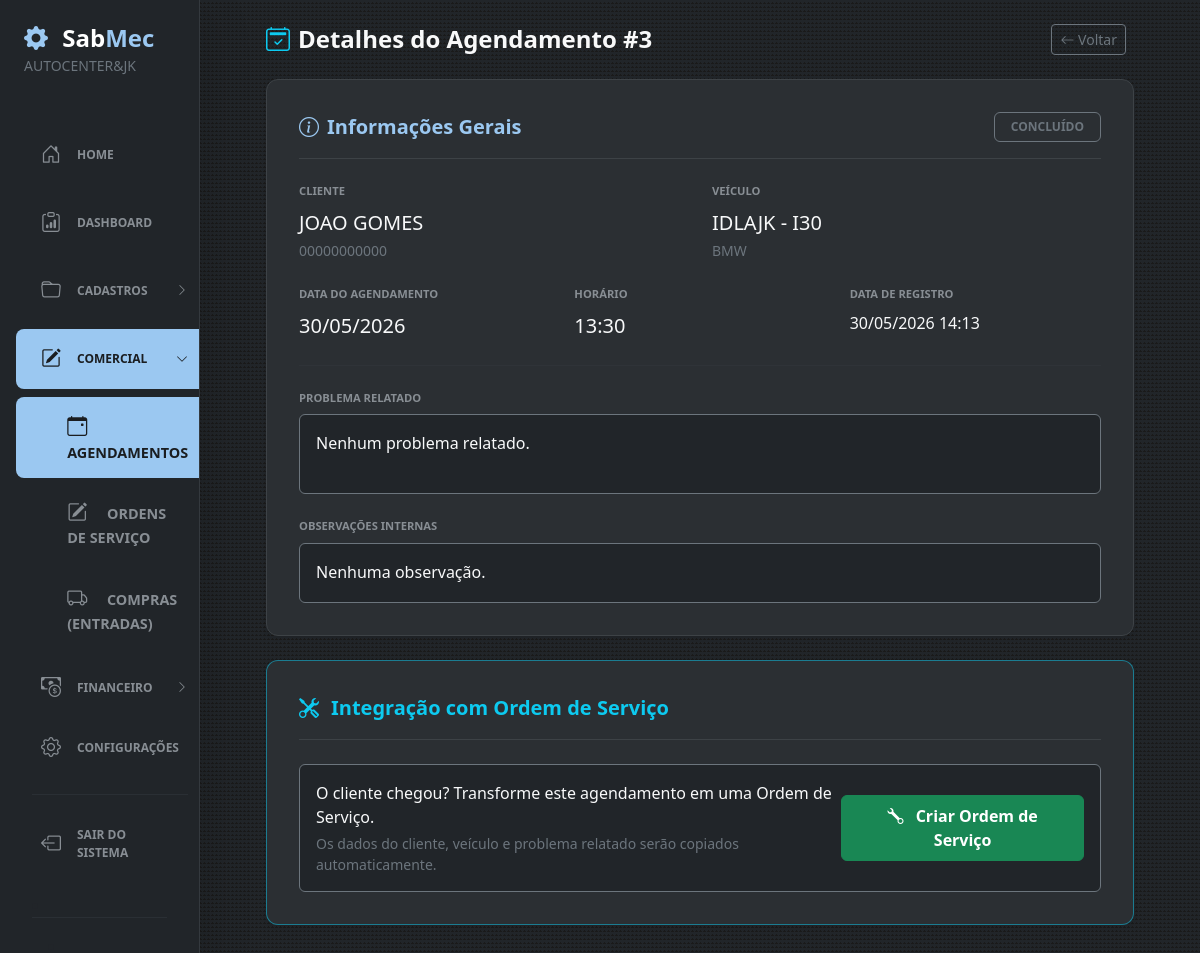
/agendamentos/3/detalhar (signed in), run on an earlier commit of the app's database.
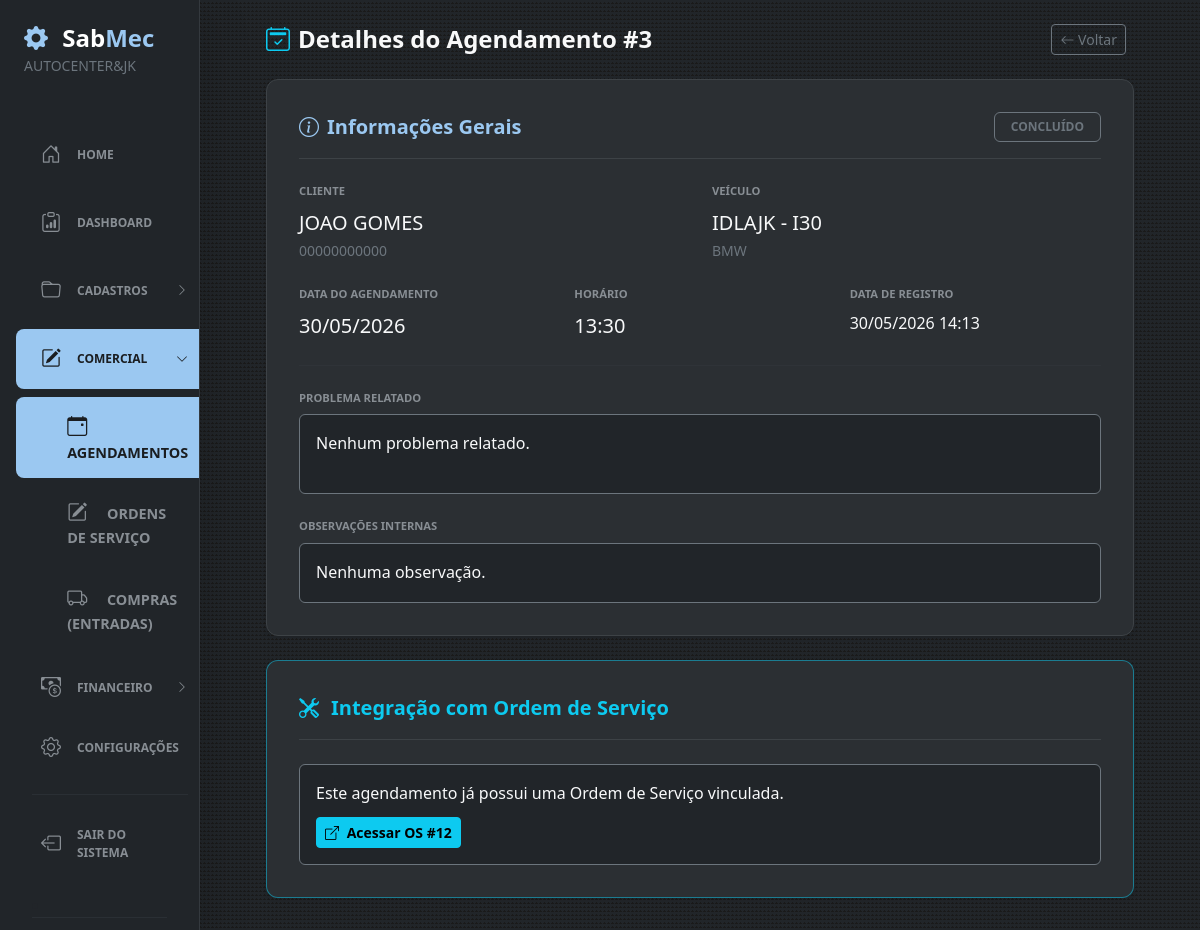
And on a later commit of the database.
### sabmec/models/agendamento.py (models this page shows)
class Agendamento(db.Model):
    __tablename__ = 'agendamentos'
    id = db.Column(db.Integer, primary_key=True)
    cliente_id = db.Column(db.Integer, db.ForeignKey('pessoas.id'), nullable=False, index=True)
    veiculo_id = db.Column(db.Integer, db.ForeignKey('veiculos.id'), nullable=False, index=True)
    data = db.Column(db.Date, nullable=False)
    hora = db.Column(db.Time, nullable=False)
    problema_relatado = db.Column(db.Text, nullable=True)
    observacoes = db.Column(db.Text, nullable=True)
    status_id = db.Column(db.Integer, db.ForeignKey('status.id'), nullable=True, default=STATUS_AGENDADO_ID, index=True)
    ordem_servico_id = db.Column(db.Integer, db.ForeignKey('ordens_servico.id'), nullable=True)
    criado_em = db.Column(db.DateTime, default=datetime.utcnow)
    cliente = db.relationship('Pessoa', foreign_keys=[cliente_id])
    veiculo = db.relationship('Veiculo', foreign_keys=[veiculo_id])
    ordem_servico = db.relationship('OrdemServico', foreign_keys=[ordem_servico_id])
    status = db.relationship('Status', foreign_keys=[status_id])
    __table_args__ = (
        db.Index('idx_agendamento_data_hora', 'data', 'hora'),
    )

### sabmec/routes/comercial/agendamentos/agendamentos_editar.py (the view)
@agendamentos_bp.route("/agendamentos/<int:id>/detalhar")
@login_required
def agendamento_detalhar(id):
    agendamento = Agendamento.query.get_or_404(id)
    return render_template("comercial/agendamentos/agendamento_detalhar.html", agendamento=agendamento)

### sabmec/__init__.py (called while the page is built)
@login_manager.user_loader
def load_usuario(id_usuario):
    return PessoaUsuario.query.get(int(id_usuario))

@app.context_processor
def inject_empresa_sidebar():
    filial = PessoaFilial.query.first()
    empresa = None
    if filial:
        empresa = Pessoa.query.get(
            filial.pessoa_id
        )
    return dict(
        empresa_sidebar=empresa
    )

### sabmec/templates/comercial/agendamentos/agendamento_detalhar.html (shortened to what the changed rows need)
{% extends 'bases/base.html' %}
{% block body %}
    {% set STATUS_AGENDADO  = 6 %}
    {% set STATUS_CONCLUIDO = 7 %}
    {% set STATUS_CANCELADO = 3 %}
    <div class="content-wrapper mt-4 px-3">
        <div class="d-flex justify-content-between align-items-center mb-4">
            <h4 class="text-light fw-bold m-0"><i class="bi bi-calendar2-check text-info me-2"></i>Detalhes do Agendamento #{{ agendamento.id }}</h4>
            <div>
                <a href="{{ url_for('agendamentos.agendamentos', pesquisar=1) }}" class="btn btn-outline-secondary btn-sm me-2">
                </a>
            </div>
        </div>
        <div class="form-card shadow-sm mb-4">
            <div class="row g-4 mb-4">
                <div class="col-md-4">
                    <label class="form-label-custom">Data do Agendamento</label>
                    <p class="text-light mb-0 fs-5">{{ agendamento.data.strftime('%d/%m/%Y') }}</p>
                </div>
                <div class="col-md-4">
                    <label class="form-label-custom">Horário</label>
                    <p class="text-light mb-0 fs-5">{{ agendamento.hora.strftime('%H:%M') }}</p>
                </div>
                <div class="col-md-4">
                    <label class="form-label-custom">Data de Registro</label>
                    <p class="text-light mb-0">{{ agendamento.criado_em.strftime('%d/%m/%Y %H:%M') }}</p>
                </div>
            </div>
            <div class="row g-4">
                <div class="col-md-12">
                    <label class="form-label-custom">Problema Relatado</label>
                    <div class="p-3 bg-dark border border-secondary rounded text-light" style="min-height: 80px;">
                        {{ agendamento.problema_relatado or 'Nenhum problema relatado.' }}
                    </div>
                </div>
                <div class="col-md-12">
                    <label class="form-label-custom">Observações Internas</label>
                    <div class="p-3 bg-dark border border-secondary rounded text-light" style="min-height: 60px;">
                        {{ agendamento.observacoes or 'Nenhuma observação.' }}
                    </div>
                </div>
            </div>
        </div>
        <div class="form-card shadow-sm border-info border-opacity-50">
            <div class="d-flex align-items-center justify-content-between p-3 bg-dark rounded border border-secondary">
                <div>
                    {% if agendamento.ordem_servico %}
                        <p class="text-light mb-1">Este agendamento já possui uma Ordem de Serviço vinculada.</p>
                        <a href="{{ url_for('os.os_detalhar', id=agendamento.ordem_servico_id) }}" class="btn btn-sm btn-info fw-bold mt-2">
                            <i class="bi bi-box-arrow-up-right me-1"></i> Acessar OS #{{ agendamento.ordem_servico_id }}
                        </a>
                    {% else %}
                        <p class="text-light mb-1">O cliente chegou? Transforme este agendamento em uma Ordem de Serviço.</p>
                        <p class="text-secondary small mb-0">Os dados do cliente, veículo e problema relatado serão copiados automaticamente.</p>
                    {% endif %}
                </div>
                {% if not agendamento.ordem_servico and agendamento.status_id == STATUS_CONCLUIDO %}
                    <button type="button" class="btn btn-success fw-bold px-4 py-2" data-bs-toggle="modal" data-bs-target="#modalCriarOS">
                        <i class="bi bi-wrench me-2"></i> Criar Ordem de Serviço
                    </button>
                {% elif agendamento.status_id != STATUS_CONCLUIDO and not agendamento.ordem_servico %}
                    <div class="text-secondary small">
                        O agendamento precisa ser concluído antes de criar a OS.
                    </div>
                {% endif %}
            </div>
        </div>
    </div>
{% endblock %}

What changed in the data, as far as the page shows it:
changed Agendamento "Nenhum problema relatado.": ordem_servico_id (not shown) → "12"
Also different on the page:
text no longer shown: "O cliente chegou? Transforme este agendamento em uma Ordem de Serviço. Os dados do cliente, veículo e problema relatado serão copiados automaticamente. Criar Ordem de Serviço"
text now shown: "Este agendamento já possui uma Ordem de Serviço vinculada. Acessar OS #"
